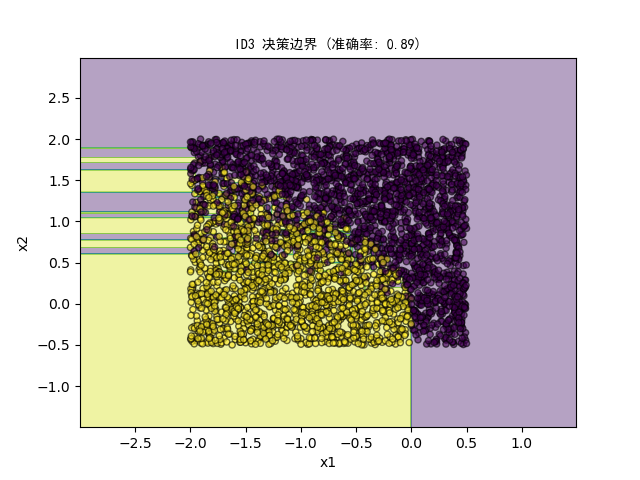

Write the Python code that produced this figure.
import numpy as np
import pandas as pd
from sklearn.tree import DecisionTreeClassifier
from sklearn.metrics import accuracy_score
from sklearn.model_selection import train_test_split, cross_val_score
from sklearn import metrics
import matplotlib.pyplot as plt

# 自定义 C4.5 实现
class TreeNode:
    def __init__(self, feature_index=None, threshold=None, left=None, right=None, *, value=None):
        self.feature_index = feature_index
        self.threshold = threshold
        self.left = left
        self.right = right
        self.value = value
class DecisionTreeC45:
    def __init__(self, min_samples_split=2, max_depth=100):
        self.min_samples_split = min_samples_split
        self.max_depth = max_depth
        self.root = None

    def fit(self, X, y):
        self.root = self._grow_tree(X, y)

    def _grow_tree(self, X, y, depth=0):
        n_samples, n_features = X.shape
        n_labels = len(np.unique(y))

        if (depth >= self.max_depth or n_labels == 1 or n_samples < self.min_samples_split):
            leaf_value = self._most_common_label(y)
            return TreeNode(value=leaf_value)

        feature_idx = self._best_feature(X, y)
        if feature_idx is None:
            leaf_value = self._most_common_label(y)
            return TreeNode(value=leaf_value)
        
        thresholds = np.unique(X[:, feature_idx])
        if len(thresholds) == 1:
            leaf_value = self._most_common_label(y)
            return TreeNode(value=leaf_value)
        
        best_threshold = thresholds[0]
        left_idxs, right_idxs = X[:, feature_idx] <= best_threshold, X[:, feature_idx] > best_threshold
        left = self._grow_tree(X[left_idxs], y[left_idxs], depth + 1)
        right = self._grow_tree(X[right_idxs], y[right_idxs], depth + 1)
        return TreeNode(feature_index=feature_idx, threshold=best_threshold, left=left, right=right)

    def _best_feature(self, X, y):
        feature_gains = [self._information_gain_ratio(X, y, i) for i in range(X.shape[1])]
        return np.argmax(feature_gains)

    def _information_gain(self, X, y, feature_index):
        total_entropy = self._entropy(y)
        values, counts = np.unique(X[:, feature_index], return_counts=True)
        weighted_entropy = sum((counts[i] / len(y)) * self._entropy(y[X[:, feature_index] == value])
                               for i, value in enumerate(values))
        return total_entropy - weighted_entropy

    def _information_gain_ratio(self, X, y, feature_index):
        gain = self._information_gain(X, y, feature_index)
        split_info = self._entropy(X[:, feature_index])
        return gain / split_info if split_info != 0 else 0

    def _entropy(self, y):
        value, counts = np.unique(y, return_counts=True)
        probs = counts / len(y)
        return -np.sum(probs * np.log2(probs))

    def predict(self, X):
        return np.array([self._traverse_tree(x, self.root) for x in X])

    def _traverse_tree(self, x, node):
        if node.value is not None:
            return node.value
        if x[node.feature_index] <= node.threshold:
            return self._traverse_tree(x, node.left)
        return self._traverse_tree(x, node.right)

    def _most_common_label(self, y):
        value, counts = np.unique(y, return_counts=True)
        return value[np.argmax(counts)]
    
    def score(self, X, y):
        y_pred = self.predict(X)
        return accuracy_score(y, y_pred)

    def get_params(self, deep=True):
        return {"min_samples_split": self.min_samples_split, "max_depth": self.max_depth}

    def set_params(self, **params):
        for key, value in params.items():
            setattr(self, key, value)
        return self

# 加载数据
data = pd.read_csv("F:/intern in FSD/test for double integrator/generated_data.csv")
X = data.iloc[:, :-1].values
y = data.iloc[:, -1].values

# 分割数据为训练集和测试集
X_train, X_test, y_train, y_test = train_test_split(X, y, test_size=0.3, random_state=42)

# 比较 CART, ID3, 和自定义 C4.5 的性能
# CART
clf_cart = DecisionTreeClassifier()
clf_cart.fit(X_train, y_train)
y_pred_cart = clf_cart.predict(X_test)
accuracy_cart = accuracy_score(y_test, y_pred_cart)
print(f"CART 分类准确率: {accuracy_cart:.2f}")

# ID3
clf_id3 = DecisionTreeClassifier(criterion='entropy')
clf_id3.fit(X_train, y_train)
y_pred_id3 = clf_id3.predict(X_test)
accuracy_id3 = accuracy_score(y_test, y_pred_id3)
print(f"ID3 分类准确率: {accuracy_id3:.2f}")

# 自定义 C4.5
clf_c45 = DecisionTreeC45()
clf_c45.fit(X_train, y_train)
y_pred_c45 = clf_c45.predict(X_test)
accuracy_c45 = accuracy_score(y_test, y_pred_c45)
print(f"自定义 C4.5 分类准确率: {accuracy_c45:.2f}")

# 使用交叉验证评估
def evaluate_model(model, X, y):
    scores = cross_val_score(model, X, y, cv=5)
    return scores.mean()

print(f"CART 交叉验证准确率: {evaluate_model(clf_cart, X, y):.2f}")
print(f"ID3 交叉验证准确率: {evaluate_model(clf_id3, X, y):.2f}")
print(f"自定义 C4.5 交叉验证准确率: {evaluate_model(clf_c45, X, y):.2f}")

# 选择具有最高准确率的模型
best_model = None
best_accuracy = 0
best_model_name = ""

if accuracy_cart > best_accuracy:
    best_accuracy = accuracy_cart
    best_model = clf_cart
    best_model_name = "CART"

if accuracy_id3 > best_accuracy:
    best_accuracy = accuracy_id3
    best_model = clf_id3
    best_model_name = "ID3"

if accuracy_c45 > best_accuracy:
    best_accuracy = accuracy_c45
    best_model = clf_c45
    best_model_name = "自定义 C4.5"

# 绘制决策边界
def plot_decision_boundary(model, X, y, title):
    x_min, x_max = X[:, 0].min() - 1, X[:, 0].max() + 1
    y_min, y_max = X[:, 1].min() - 1, X[:, 1].max() + 1
    xx, yy = np.meshgrid(np.arange(x_min, x_max, 0.01),
                         np.arange(y_min, y_max, 0.01))
    Z = model.predict(np.c_[xx.ravel(), yy.ravel()])
    Z = Z.reshape(xx.shape)
    plt.contourf(xx, yy, Z, alpha=0.4)
    plt.scatter(X[:, 0], X[:, 1], alpha=0.6,c=y, s=20, edgecolor='k')
    plt.title(title, fontproperties="SimHei")
    plt.xlabel('x1')
    plt.ylabel('x2')
    plt.show()

# 绘制最佳模型的决策边界
plot_decision_boundary(best_model, X, y, f"{best_model_name} 决策边界 (准确率: {best_accuracy:.2f})")
